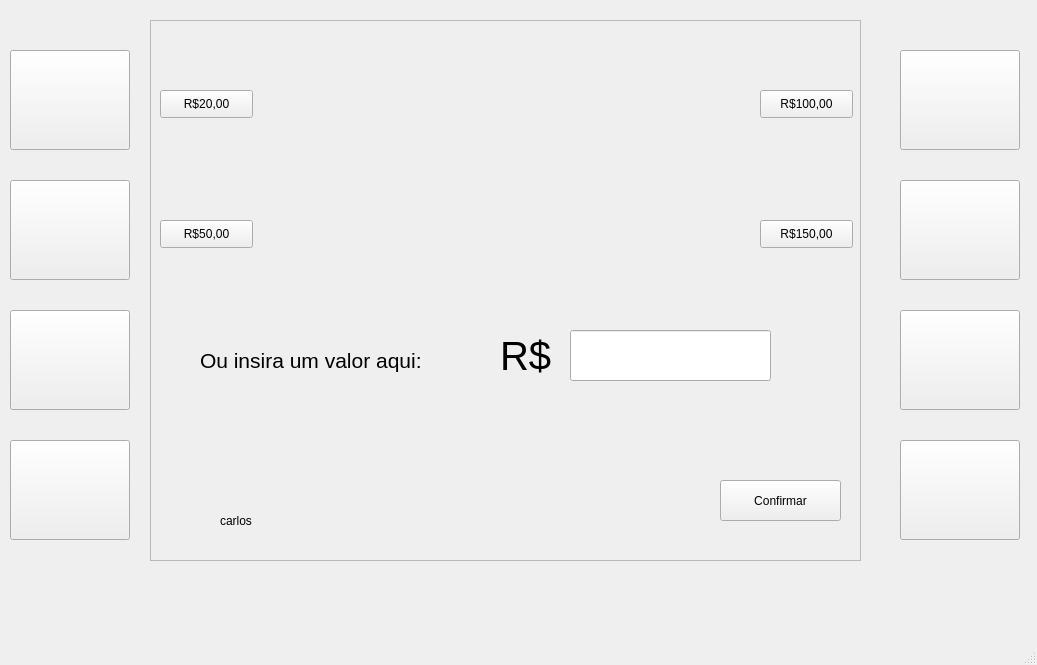
<?xml version="1.0" encoding="UTF-8"?>
<ui version="4.0">
 <class>MainWindow</class>
 <widget class="QMainWindow" name="MainWindow">
  <property name="geometry">
   <rect>
    <x>0</x>
    <y>0</y>
    <width>1037</width>
    <height>665</height>
   </rect>
  </property>
  <property name="windowTitle">
   <string>MainWindow</string>
  </property>
  <widget class="QWidget" name="centralwidget">
   <widget class="QPushButton" name="btn2">
    <property name="geometry">
     <rect>
      <x>10</x>
      <y>180</y>
      <width>120</width>
      <height>100</height>
     </rect>
    </property>
    <property name="text">
     <string/>
    </property>
   </widget>
   <widget class="QPushButton" name="btn4">
    <property name="geometry">
     <rect>
      <x>10</x>
      <y>440</y>
      <width>120</width>
      <height>100</height>
     </rect>
    </property>
    <property name="text">
     <string/>
    </property>
   </widget>
   <widget class="QPushButton" name="btn3">
    <property name="geometry">
     <rect>
      <x>10</x>
      <y>310</y>
      <width>120</width>
      <height>100</height>
     </rect>
    </property>
    <property name="text">
     <string/>
    </property>
   </widget>
   <widget class="QPushButton" name="btn7">
    <property name="geometry">
     <rect>
      <x>900</x>
      <y>310</y>
      <width>120</width>
      <height>100</height>
     </rect>
    </property>
    <property name="text">
     <string/>
    </property>
   </widget>
   <widget class="QPushButton" name="btn5">
    <property name="geometry">
     <rect>
      <x>900</x>
      <y>50</y>
      <width>120</width>
      <height>100</height>
     </rect>
    </property>
    <property name="text">
     <string/>
    </property>
   </widget>
   <widget class="QPushButton" name="btn6">
    <property name="geometry">
     <rect>
      <x>900</x>
      <y>180</y>
      <width>120</width>
      <height>100</height>
     </rect>
    </property>
    <property name="text">
     <string/>
    </property>
   </widget>
   <widget class="QPushButton" name="btn1">
    <property name="geometry">
     <rect>
      <x>10</x>
      <y>50</y>
      <width>120</width>
      <height>100</height>
     </rect>
    </property>
    <property name="text">
     <string/>
    </property>
   </widget>
   <widget class="QPushButton" name="btn8">
    <property name="geometry">
     <rect>
      <x>900</x>
      <y>440</y>
      <width>120</width>
      <height>100</height>
     </rect>
    </property>
    <property name="text">
     <string/>
    </property>
   </widget>
   <widget class="QFrame" name="frame">
    <property name="geometry">
     <rect>
      <x>150</x>
      <y>20</y>
      <width>711</width>
      <height>541</height>
     </rect>
    </property>
    <property name="frameShape">
     <enum>QFrame::StyledPanel</enum>
    </property>
    <property name="frameShadow">
     <enum>QFrame::Raised</enum>
    </property>
    <widget class="QLabel" name="label">
     <property name="geometry">
      <rect>
       <x>50</x>
       <y>320</y>
       <width>281</width>
       <height>41</height>
      </rect>
     </property>
     <property name="font">
      <font>
       <pointsize>16</pointsize>
      </font>
     </property>
     <property name="text">
      <string>Ou insira um valor aqui:</string>
     </property>
    </widget>
    <widget class="QPushButton" name="saque20">
     <property name="geometry">
      <rect>
       <x>10</x>
       <y>70</y>
       <width>93</width>
       <height>28</height>
      </rect>
     </property>
     <property name="text">
      <string>R$20,00</string>
     </property>
    </widget>
    <widget class="QPushButton" name="saque50">
     <property name="geometry">
      <rect>
       <x>10</x>
       <y>200</y>
       <width>93</width>
       <height>28</height>
      </rect>
     </property>
     <property name="text">
      <string>R$50,00</string>
     </property>
    </widget>
    <widget class="QPushButton" name="saque150">
     <property name="geometry">
      <rect>
       <x>610</x>
       <y>200</y>
       <width>93</width>
       <height>28</height>
      </rect>
     </property>
     <property name="text">
      <string>R$150,00</string>
     </property>
    </widget>
    <widget class="QPushButton" name="saque100">
     <property name="geometry">
      <rect>
       <x>610</x>
       <y>70</y>
       <width>93</width>
       <height>28</height>
      </rect>
     </property>
     <property name="text">
      <string>R$100,00</string>
     </property>
    </widget>
    <widget class="QPushButton" name="confirmarBtn">
     <property name="geometry">
      <rect>
       <x>570</x>
       <y>460</y>
       <width>121</width>
       <height>41</height>
      </rect>
     </property>
     <property name="text">
      <string>Confirmar</string>
     </property>
    </widget>
    <widget class="QLineEdit" name="inserirValor">
     <property name="geometry">
      <rect>
       <x>420</x>
       <y>310</y>
       <width>201</width>
       <height>51</height>
      </rect>
     </property>
     <property name="font">
      <font>
       <pointsize>30</pointsize>
      </font>
     </property>
     <property name="text">
      <string/>
     </property>
    </widget>
    <widget class="QLabel" name="label_2">
     <property name="geometry">
      <rect>
       <x>350</x>
       <y>310</y>
       <width>61</width>
       <height>51</height>
      </rect>
     </property>
     <property name="font">
      <font>
       <pointsize>30</pointsize>
      </font>
     </property>
     <property name="text">
      <string>R$</string>
     </property>
    </widget>
    <widget class="QLabel" name="exbirivalor">
     <property name="geometry">
      <rect>
       <x>70</x>
       <y>400</y>
       <width>481</width>
       <height>201</height>
      </rect>
     </property>
     <property name="text">
      <string>carlos</string>
     </property>
    </widget>
   </widget>
  </widget>
  <widget class="QMenuBar" name="menubar">
   <property name="geometry">
    <rect>
     <x>0</x>
     <y>0</y>
     <width>1037</width>
     <height>26</height>
    </rect>
   </property>
  </widget>
  <widget class="QStatusBar" name="statusbar"/>
 </widget>
 <resources/>
 <connections/>
</ui>
